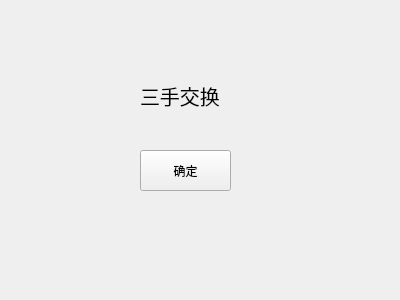
<?xml version="1.0" encoding="UTF-8"?>
<ui version="4.0">
 <class>thirdchange</class>
 <widget class="QWidget" name="thirdchange">
  <property name="geometry">
   <rect>
    <x>0</x>
    <y>0</y>
    <width>400</width>
    <height>300</height>
   </rect>
  </property>
  <property name="windowTitle">
   <string>Form</string>
  </property>
  <widget class="QLabel" name="label">
   <property name="geometry">
    <rect>
     <x>140</x>
     <y>70</y>
     <width>131</width>
     <height>51</height>
    </rect>
   </property>
   <property name="font">
    <font>
     <pointsize>15</pointsize>
    </font>
   </property>
   <property name="text">
    <string>三手交换</string>
   </property>
  </widget>
  <widget class="QPushButton" name="pushButton_2">
   <property name="geometry">
    <rect>
     <x>140</x>
     <y>150</y>
     <width>91</width>
     <height>41</height>
    </rect>
   </property>
   <property name="text">
    <string>确定</string>
   </property>
  </widget>
 </widget>
 <resources/>
 <connections/>
</ui>
